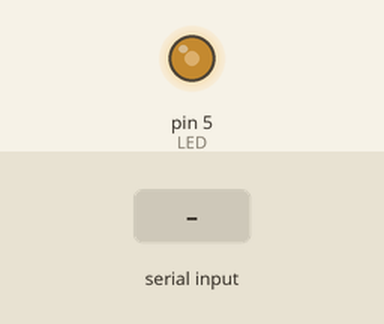
Bench run of a sketch on a simulated Arduino Uno, built with avr-gcc and run on an emulated ATmega328P. On the bench: output pins drawn as LEDs (lit = HIGH). The test bench sets the inputs (shaded band).

Above: at 1.2 s.
1.3 s: "1" received over the second serial link
At 2.0 s:
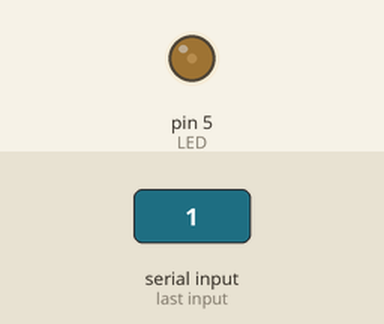
2.8 s: "0" received over the second serial link
At 3.1 s:
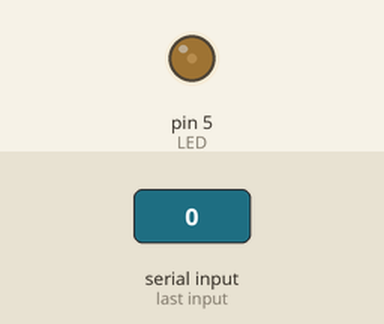
Timing chart, 0 to 5.8 s (numbered marks = the images above; inputs shaded):
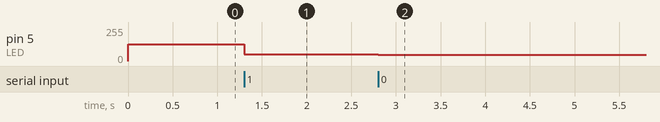

Measured:
- after the input at 1.3 s, pin 5 (LED): 125/255 → 49/255 at once
- after the input at 2.8 s, pin 5 (LED): 49/255 → 48/255 at once

The sketch:

Arduino.ino
```cpp
//The circuit:
// * RX is digital pin 10
// * TX is digital pin 11

#include <SoftwareSerial.h>

SoftwareSerial ntUART(10, 11); // RX, TX

#define LED 5
volatile uint8_t brightness = 125;

void setup() {
  ntUART.begin(115200);
  DDRD |= 1<<LED;
}

void loop() { // run over and over
  if (ntUART.available()) // nếu có dữ liệu từ ESP8266
  {
    brightness = ntUART.read();  // đọc dữ liệu rồi gán cho biến brightness
  }
  analogWrite(LED, brightness);
}
```
